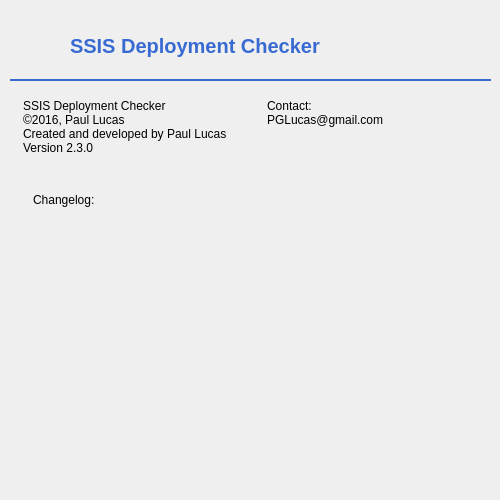
<?xml version="1.0" encoding="UTF-8"?>
<ui version="4.0">
 <class>AboutWindow</class>
 <widget class="QDialog" name="AboutWindow">
  <property name="windowModality">
   <enum>Qt::ApplicationModal</enum>
  </property>
  <property name="geometry">
   <rect>
    <x>0</x>
    <y>0</y>
    <width>500</width>
    <height>500</height>
   </rect>
  </property>
  <property name="windowTitle">
   <string>About</string>
  </property>
  <property name="windowIcon">
   <iconset resource="../icons/icons.qrc">
    <normaloff>:/compare.ico</normaloff>:/compare.ico</iconset>
  </property>
  <property name="styleSheet">
   <string notr="true">QDialog {
	background-color: qlineargradient(spread:pad, x1:0, y1:0, x2:0, y2:1, stop:0 	#e0effa, stop:1 rgba(255, 255, 255, 255));
}

QFrame#frame {
    border: 2px solid #386bd2;
	border-top: none;
	border-left: none;
	border-right: none;
	padding: 2px;
}

QLabel#label_title {
	color: #386bd2;
	font-size: 20px;
	font-family: Candara, Calibri, Segoe, &quot;Segoe UI&quot;, Optima, Arial, sans-serif;
	font-weight:bold;
}

QLabel#label_change {
	font-size: 12px;
	font-family: Tahoma, Verdana, Segoe, sans-serif;
	padding-left: 10px;
}

</string>
  </property>
  <property name="sizeGripEnabled">
   <bool>false</bool>
  </property>
  <widget class="QFrame" name="frame">
   <property name="geometry">
    <rect>
     <x>10</x>
     <y>10</y>
     <width>481</width>
     <height>71</height>
    </rect>
   </property>
   <property name="frameShape">
    <enum>QFrame::StyledPanel</enum>
   </property>
   <property name="frameShadow">
    <enum>QFrame::Raised</enum>
   </property>
   <widget class="QLabel" name="label_icon">
    <property name="geometry">
     <rect>
      <x>10</x>
      <y>10</y>
      <width>41</width>
      <height>51</height>
     </rect>
    </property>
    <property name="text">
     <string/>
    </property>
    <property name="pixmap">
     <pixmap resource="../icons/icons.qrc">:/compare.ico</pixmap>
    </property>
   </widget>
   <widget class="QLabel" name="label_title">
    <property name="geometry">
     <rect>
      <x>60</x>
      <y>20</y>
      <width>301</width>
      <height>31</height>
     </rect>
    </property>
    <property name="styleSheet">
     <string notr="true"/>
    </property>
    <property name="text">
     <string>SSIS Deployment Checker</string>
    </property>
   </widget>
  </widget>
  <widget class="QWidget" name="widget_details" native="true">
   <property name="geometry">
    <rect>
     <x>10</x>
     <y>96</y>
     <width>481</width>
     <height>81</height>
    </rect>
   </property>
   <property name="styleSheet">
    <string notr="true">QWidget {
	font-size: 12px;
	font-family: Tahoma, Verdana, Segoe, sans-serif;
	padding-left: 10px;
}
</string>
   </property>
   <layout class="QHBoxLayout" name="horizontalLayout">
    <item>
     <widget class="QLabel" name="label_details">
      <property name="text">
       <string>SSIS Deployment Checker
©2016, Paul Lucas
Created and developed by Paul Lucas
Version 2.3.0</string>
      </property>
      <property name="alignment">
       <set>Qt::AlignLeading|Qt::AlignLeft|Qt::AlignTop</set>
      </property>
     </widget>
    </item>
    <item>
     <widget class="QLabel" name="label_contact">
      <property name="text">
       <string>Contact:
PGLucas@gmail.com</string>
      </property>
      <property name="textFormat">
       <enum>Qt::AutoText</enum>
      </property>
      <property name="alignment">
       <set>Qt::AlignLeading|Qt::AlignLeft|Qt::AlignTop</set>
      </property>
      <property name="openExternalLinks">
       <bool>true</bool>
      </property>
     </widget>
    </item>
   </layout>
  </widget>
  <widget class="QLabel" name="label_change">
   <property name="geometry">
    <rect>
     <x>20</x>
     <y>190</y>
     <width>451</width>
     <height>291</height>
    </rect>
   </property>
   <property name="text">
    <string>Changelog:</string>
   </property>
   <property name="alignment">
    <set>Qt::AlignLeading|Qt::AlignLeft|Qt::AlignTop</set>
   </property>
  </widget>
 </widget>
 <resources>
  <include location="../icons/icons.qrc"/>
 </resources>
 <connections/>
</ui>
